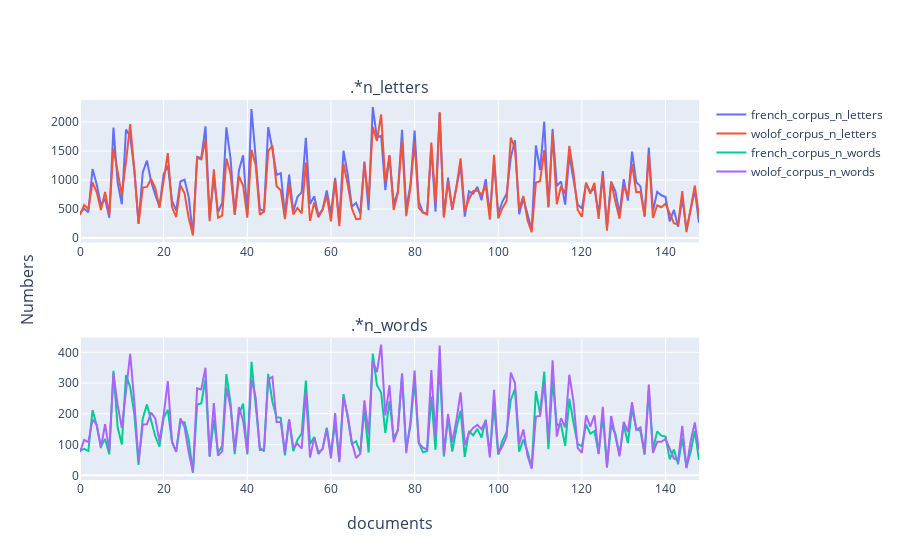

Source (notebook cell):
### Markdown cell above
- Length distributions

### Code cell
# length as number letters (space in count)
corpora['french_corpus_n_letters'] = corpora['french_corpus'].map(count_letters)

corpora['wolof_corpus_n_letters'] = corpora['wolof_corpus'].map(count_letters)

# length as number of words
corpora['french_corpus_n_words'] = corpora['french_corpus'].map(count_words_space)

corpora['wolof_corpus_n_words'] = corpora['wolof_corpus'].map(count_words_space)

plot_lengths(corpora)

### Figure 1 — Plotly figure (JSON) as saved in the notebook; plotly's stock layout.template omitted (floating-point values rounded to 4 significant figures; data arrays with more than 128 entries replaced by an {"elided": "..."} marker saying what was removed)
{"data": [{"name": "french_corpus_n_letters", "type": "scatter", "xaxis": "x", "y": {"elided": "149 int values"}, "yaxis": "y"}, {"name": "wolof_corpus_n_letters", "type": "scatter", "xaxis": "x", "y": {"elided": "149 int values"}, "yaxis": "y"}, {"name": "french_corpus_n_words", "type": "scatter", "xaxis": "x2", "y": {"elided": "149 int values"}, "yaxis": "y2"}, {"name": "wolof_corpus_n_words", "type": "scatter", "xaxis": "x2", "y": {"elided": "149 int values"}, "yaxis": "y2"}], "layout": {"annotations": [{"font": {"size": 16}, "showarrow": false, "text": ".*n_letters", "x": 0.5, "xanchor": "center", "xref": "paper", "y": 1, "yanchor": "bottom", "yref": "paper"}, {"font": {"size": 16}, "showarrow": false, "text": ".*n_words", "x": 0.5, "xanchor": "center", "xref": "paper", "y": 0.375, "yanchor": "bottom", "yref": "paper"}, {"font": {"size": 16}, "showarrow": false, "text": "documents", "x": 0.5, "xanchor": "center", "xref": "paper", "y": 0, "yanchor": "top", "yref": "paper", "yshift": -30}, {"font": {"size": 16}, "showarrow": false, "text": "Numbers", "textangle": -90, "x": 0, "xanchor": "right", "xref": "paper", "xshift": -40, "y": 0.5, "yanchor": "middle", "yref": "paper"}], "xaxis": {"anchor": "y", "domain": [0, 1]}, "xaxis2": {"anchor": "y2", "domain": [0, 1]}, "yaxis": {"anchor": "x", "domain": [0.625, 1]}, "yaxis2": {"anchor": "x2", "domain": [0, 0.375]}}}
